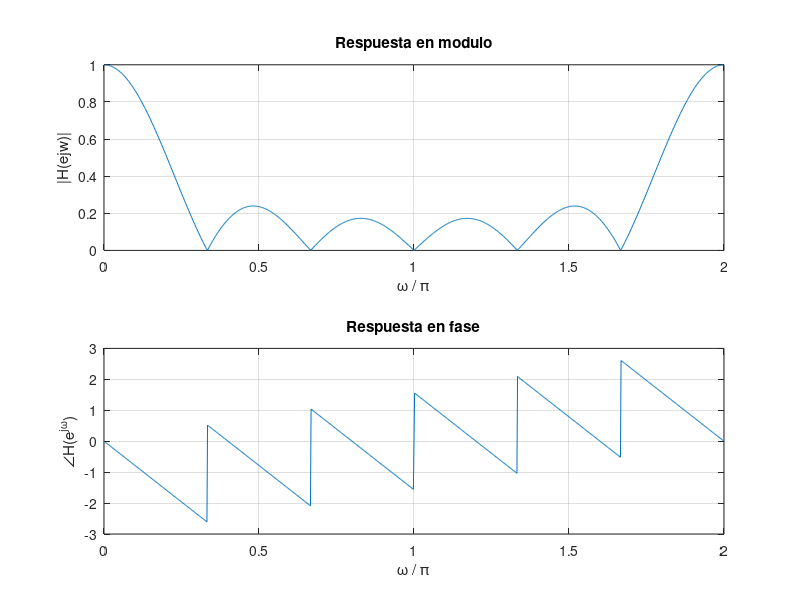
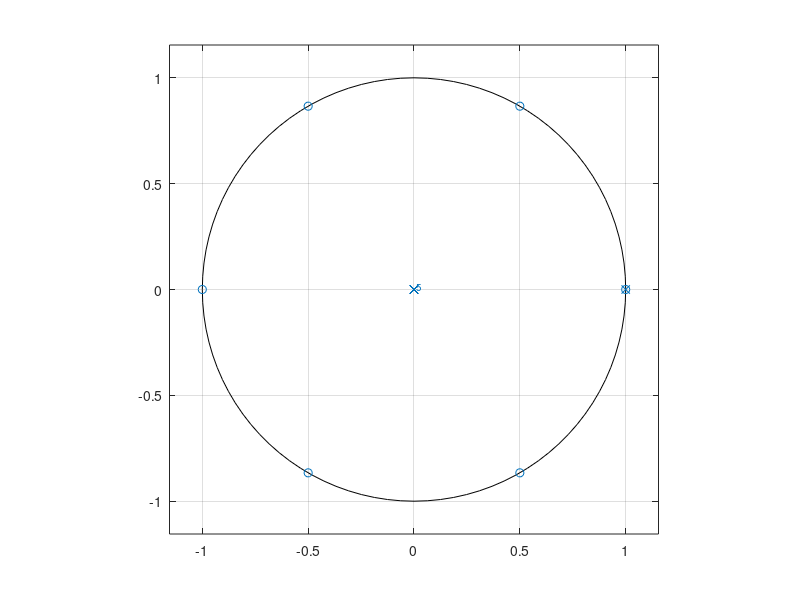
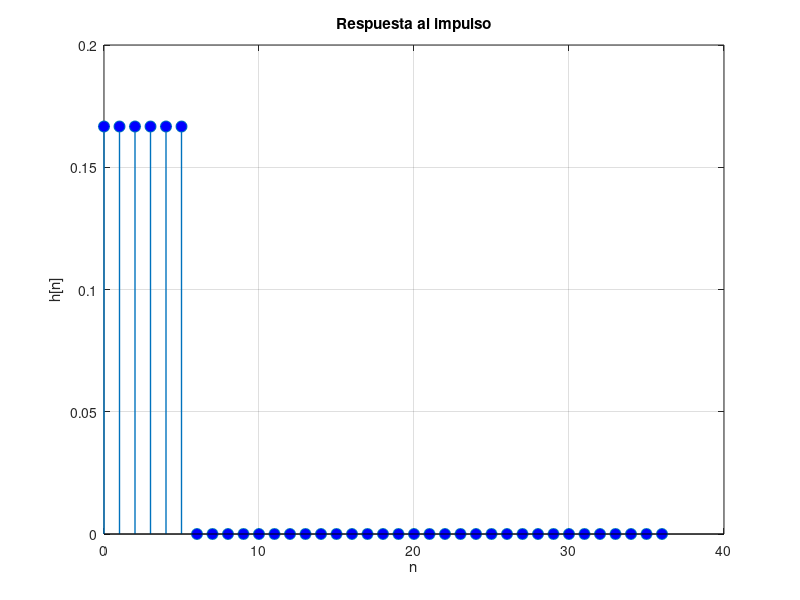

Write the MATLAB code that produced these figures, in order.
clear 
close all
clc

L = 5;

B = zeros(1,L+2);

B(1) = 1;
B(L+2) = -1;
B = B * 1/(L+1);

A = [1 -1];

[H,w] = freqz(B,A,1024,"whole");

tf(B,A,-1)

F1 = figure(1);
set(F1,'position',[80 130 900 550],'Menubar','figure',...
        'NumberTitle','off','name',...
        'Filtro de Media Movil con L = 5 : Respuesta en Modulo y Fase');

subplot(2,1,1)
plot(w/pi,abs(H));
grid on;
title('Respuesta en modulo')
xlabel('\omega / \pi')
ylabel('|H(e{jw})|')
subplot(2,1,2)
plot(w/pi,angle(H));
grid on;
title('Respuesta en fase')
xlabel('\omega / \pi')
ylabel('∠H(e^{j\omega})')

F2 = figure(2);
set(F2,'position',[80 130 900 550],'Menubar','figure',...
        'NumberTitle','off','name',...
        'Filtro de Media Movil con L = 5 : Diagrama de polos y ceros');

zplane(B,A);
grid on;

h = impz(B,A);

F3 = figure(3);
set(F3,'position',[80 130 900 550],'Menubar','figure',...
        'NumberTitle','off','name',...
        'Filtro de Media Movil con L = 5 : Respuesta al impulso');

stem(0:1:length(h)-1,h,'LineWidth',1,'MarkerSize',8,'MarkerFaceColor','b')
title('Respuesta al impulso')
xlabel('n')
ylabel('h[n]')
grid on;
